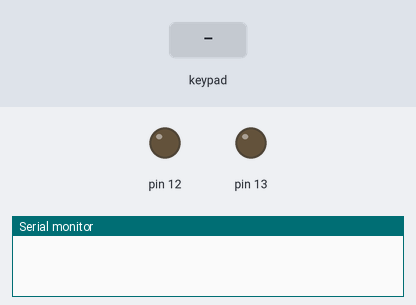
A sketch run on a simulated Arduino Uno, built with avr-gcc and run on an emulated ATmega328P. Shown: output pins drawn as LEDs (lit = HIGH), the last lines printed to the serial monitor. Dashed ring = blinking. Inputs (shaded band) come from the test bench.

Above: at 1.2 s.
1.3 s: key '1' pressed
At 3.3 s:
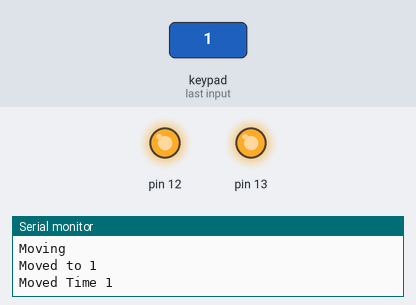
3.8 s: keypad keys 2 3 4 5 D pressed 0.4 s apart
At 5.85 s:
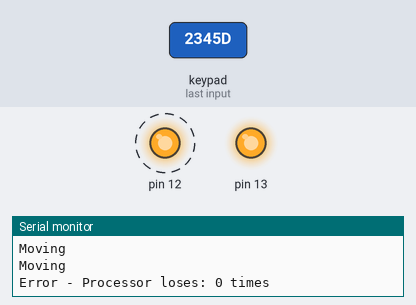
7.3 s: key '2' pressed
At 7.8 s:
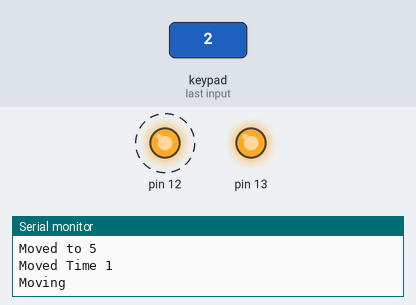
10.3 s: key '3' pressed
At 12.4 s:
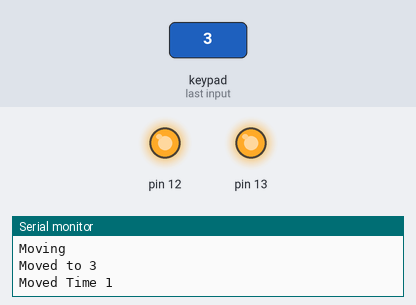
Timing chart, 0 to 12.8 s (numbered marks = the images above; inputs shaded):
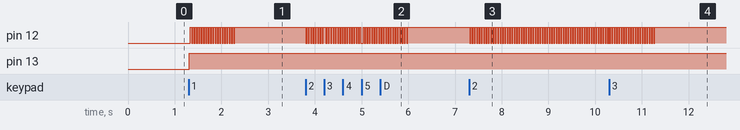

Measured:
- after the input at 1.3 s, pin 12: alternates HIGH for 0.02 s and LOW for 0.03 s, 39 changes in all, then stays HIGH, starting at once; pin 13: LOW → HIGH at once
- after the input at 3.8 s, pin 12: alternates HIGH for 0.03 s and LOW for 0.02 s, 86 changes in all, then stays HIGH, starting at once
- after the input at 7.3 s, pin 12: alternates HIGH for 0.02 s and LOW for 0.03 s, starting at once
- after the input at 10.3 s, pin 12: goes on until 11.3 s, then stays HIGH

The sketch:

step_motor_driver_control_touch.ino
```cpp
#include <Chrono.h>
#include <TimeLib.h>
#include <Keypad.h>

long gcd(long a, long b){
    if(a % b == 0) return b;
    return gcd(b, a % b);
}

long lcm(long a, long b){
    long c = gcd(a, b);
    long a_ = a / c;
    long b_ = b / c;
    return a_ * b_ * c;
}

class Fraction{
    public:
        long numerator;
        long denominator;
        Fraction(long n, long d = 1){
            long g = gcd(n, d);
            numerator = n / g;
            denominator = d / g;
            if(denominator < 0){
                numerator = -numerator;
                denominator = -denominator;
            }
        }

        // Addition
        Fraction operator+(const Fraction & other) const{
            long num = numerator * other.denominator + other.numerator * denominator;
            long den = denominator * other.denominator;
            return Fraction(num, den);
        }

        Fraction operator+(long other) const{
            return *this + Fraction(other);
        }

        friend Fraction operator+(long lhs, const Fraction& rhs){
            return rhs + lhs;
        }

        // Negation
        Fraction operator-() const {
            return Fraction(-numerator, denominator);
        }

        // Subtraction
        Fraction operator-(const Fraction& other) const {
            return *this + (-other);
        }

        Fraction operator-(long other) const {
            return *this - Fraction(other);
        }

        friend Fraction operator-(long lhs, const Fraction& rhs) {
            return -rhs + lhs;
        }

        // Multiplication
    Fraction operator*(const Fraction& other) const {
        long num = numerator * other.numerator;
        long den = denominator * other.denominator;
        return Fraction(num, den);
    }

    Fraction operator*(long other) const {
        return *this * Fraction(other);
    }

    friend Fraction operator*(long lhs, const Fraction& rhs) {
        return rhs * lhs;
    }

    // Division
    Fraction operator/(const Fraction& other) const {
        return *this * Fraction(other.denominator, other.numerator);
    }

    Fraction operator/(long other) const {
        return Fraction(numerator, denominator * other);
    }

    friend Fraction operator/(long lhs, const Fraction& rhs) {
        return Fraction(lhs) / rhs;
    }

    // Equality
    bool operator==(const Fraction& other) const {
        return numerator == other.numerator && denominator == other.denominator;
    }

    bool operator==(long other) const {
        return *this == Fraction(other);
    }

    friend bool operator==(long lhs, const Fraction& rhs) {
        return rhs == lhs;
    }

    // Inequality
    bool operator!=(const Fraction& other) const {
        return !(*this == other);
    }

    bool operator!=(long other) const {
        return !(*this == other);
    }

    friend bool operator!=(long lhs, const Fraction& rhs) {
        return !(rhs == lhs);
    }

    // Less than
    bool operator<(const Fraction& other) const {
        return numerator * other.denominator < denominator * other.numerator;
    }

    bool operator<(long other) const {
        return *this < Fraction(other);
    }

    friend bool operator<(long lhs, const Fraction& rhs) {
        return Fraction(lhs) < rhs;
    }

    // Less than or equal
    bool operator<=(const Fraction& other) const {
        return *this == other || *this < other;
    }

    bool operator<=(long other) const {
        return *this <= Fraction(other);
    }

    friend bool operator<=(long lhs, const Fraction& rhs) {
        return Fraction(lhs) <= rhs;
    }

    // Greater than
    bool operator>(const Fraction& other) const {
        return !(*this <= other);
    }

    bool operator>(long other) const {
        return *this > Fraction(other);
    }

    friend bool operator>(long lhs, const Fraction& rhs) {
        return Fraction(lhs) > rhs;
    }

    // Greater than or equal
    bool operator>=(const Fraction& other) const {
        return !(*this < other);
    }

    bool operator>=(long other) const {
        return *this >= Fraction(other);
    }

    friend bool operator>=(long lhs, const Fraction& rhs) {
        return Fraction(lhs) >= rhs;
    }

    double to_double() const {
        return (double) numerator / denominator;
    }

    void serial_print() const{
      Serial.print(numerator);
      if(denominator != 1){
        Serial.print("/");
        Serial.print(denominator);
      }
    }
};


using namespace std;

class StepMotor{
  private:
    bool mot = 0;
    Fraction time_delay = Fraction(0);
    Fraction time_move = Fraction(0);
    long tick_from_rot = 0;
    long tick_target = 0; // how much to tick
    int target_num = 0; // target number to move
    long reset_time = 100;
    int error_count = 0;
  public:
    long stride_num = 400;
    bool is_rotating = 0;
    int step_pin;
    int dir_pin;
    Fraction speed;
    void calculate_time_delay();
    void Start(int target = -1);
    void Stop();
    void Update_Speed(Fraction sp);
    void Calc();
    void Error_Print();
    Chrono chrono;
    StepMotor(int step, int dir): step_pin(step), dir_pin(dir), speed(Fraction(0)){calculate_time_delay(); pinMode(step, OUTPUT); pinMode(dir, OUTPUT);}
};

void StepMotor::Calc(){
  Fraction time = Fraction(chrono.elapsed(), 1000);
  if(time > time_move && is_rotating){
    if(mot) digitalWrite(step_pin, HIGH);
    else digitalWrite(step_pin, LOW);
    if(speed > 0) digitalWrite(dir_pin, HIGH);
    else digitalWrite(dir_pin, LOW);
    mot = !mot;
    time_move = time_move + time_delay;
    tick_from_rot += 1;

    /*if(tick_from_rot % 40 == 0){
      time.serial_print();
      Serial.print(" ");
      time_move.serial_print();
      Serial.print(" ");
      time_delay.serial_print();
      Serial.println();
    }*/ //for check
    if(tick_from_rot >= tick_target){
      Stop();
      Serial.println((String) "Moved to " + target_num);
      Serial.print("Moved Time ");
      time_move.serial_print();
      Serial.println();
    }
    if(time > time_move){Serial.println("Excedeed the time"); error_count += 1;} // if we set motor too fast, process would waste some ticks
  }

  if(time > reset_time){ //we set denominator & numerator as long(32bit), so if exceeded, reset it
    time = time - reset_time;
    chrono.restart((long)((time * 1000).to_double()));
    time_move = time_move - reset_time;
  }
}
void StepMotor::calculate_time_delay(){
  if(speed == 0) time_delay = Fraction(0);
  else{
    time_delay = speed / Fraction(stride_num);
  }
}

void StepMotor::Start(int target = -1){
  chrono.restart(0);
  time_move = 0;
  tick_from_rot = 0;
  is_rotating = 1;
  if(target != -1){
    int need_move = (target - target_num); //how much need to move(in num)
    if(need_move == 0) is_rotating = 0;
    else if(need_move < 0) need_move += 10;
    tick_target = stride_num / 10 * need_move; //how much need to move(in tick)
    target_num = target;
  }
  else{
    tick_target = -1;
  }
  if(is_rotating == 1) Serial.println("Moving");
}
void StepMotor::Stop(){
  is_rotating = 0;
}
void StepMotor::Update_Speed(Fraction sp){
  speed = sp;
  calculate_time_delay();
}

void StepMotor::Error_Print(){
  Serial.println((String) "Error - Processor loses: " + error_count + " times");
}


StepMotor motor1(12, 13); // Step Motor Initialization
int check = 0;
// Keypad Initialization
const byte ROWS = 4;
const byte COLS = 4;
char hexaKeys[ROWS][COLS] = {
  {'1', '2', '3', 'A'},
  {'4', '5', '6', 'B'},
  {'7', '8', '9', 'C'},
  {'*', '0', '#', 'D'}
};
byte rowPins[ROWS] = {2, 3, 4, 5};
byte colPins[COLS] = {6, 7, 8, 9};
Keypad customKeypad = Keypad(makeKeymap(hexaKeys), rowPins, colPins, ROWS, COLS);

void setup() {
  // put your setup code here, to run once:
  motor1.Update_Speed(Fraction(10)); // 10 sec for 1 rotation
  Serial.begin(9600); // Serial Start
}


void loop() {
  // put your main code here, to run repeatedly:
  char input = customKeypad.getKey(); //get key from touch board
  motor1.Calc(); // Every calc needed for single loop
  check += 1; // check duration(Not needed now)
  if(check % 10000 == 0) check = 0; // Some errors exceeding int
  if (input){
    if(input == 'D') motor1.Error_Print(); //Press D for Errors
    if('0' <= input && input <= '9'){ //Press Number
      int num = input - '0';
      motor1.Start(num); // Move StepMotor to the num
    }
  }
}
```

step_motor_driver_use_fraction.ino
```cpp
// #include <Chrono.h>
// #include <TimeLib.h>

// long gcd(long a, long b){
//     if(a % b == 0) return b;
//     return gcd(b, a % b);
// }

// long lcm(long a, long b){
//     long c = gcd(a, b);
//     long a_ = a / c;
//     long b_ = b / c;
//     return a_ * b_ * c;
// }

// class Fraction{
//     public:
//         long numerator;
//         long denominator;
//         Fraction(long n, long d = 1){
//             long g = gcd(n, d);
//             numerator = n / g;
//             denominator = d / g;
//             if(denominator < 0){
//                 numerator = -numerator;
//                 denominator = -denominator;
//             }
//         }

//         // Addition
//         Fraction operator+(const Fraction & other) const{
//             long num = numerator * other.denominator + other.numerator * denominator;
//             long den = denominator * other.denominator;
//             return Fraction(num, den);
//         }

//         Fraction operator+(long other) const{
//             return *this + Fraction(other);
//         }

//         friend Fraction operator+(long lhs, const Fraction& rhs){
//             return rhs + lhs;
//         }

//         // Negation
//         Fraction operator-() const {
//             return Fraction(-numerator, denominator);
//         }

//         // Subtraction
//         Fraction operator-(const Fraction& other) const {
//             return *this + (-other);
//         }

//         Fraction operator-(long other) const {
//             return *this - Fraction(other);
//         }

//         friend Fraction operator-(long lhs, const Fraction& rhs) {
//             return -rhs + lhs;
//         }

//         // Multiplication
//     Fraction operator*(const Fraction& other) const {
//         long num = numerator * other.numerator;
//         long den = denominator * other.denominator;
//         return Fraction(num, den);
//     }

//     Fraction operator*(long other) const {
//         return *this * Fraction(other);
//     }

//     friend Fraction operator*(long lhs, const Fraction& rhs) {
//         return rhs * lhs;
//     }

//     // Division
//     Fraction operator/(const Fraction& other) const {
//         return *this * Fraction(other.denominator, other.numerator);
//     }

//     Fraction operator/(long other) const {
//         return Fraction(numerator, denominator * other);
//     }

//     friend Fraction operator/(long lhs, const Fraction& rhs) {
//         return Fraction(lhs) / rhs;
//     }

//     // Equality
//     bool operator==(const Fraction& other) const {
//         return numerator == other.numerator && denominator == other.denominator;
//     }

//     bool operator==(long other) const {
//         return *this == Fraction(other);
//     }

//     friend bool operator==(long lhs, const Fraction& rhs) {
//         return rhs == lhs;
//     }

//     // Inequality
//     bool operator!=(const Fraction& other) const {
//         return !(*this == other);
//     }

//     bool operator!=(long other) const {
//         return !(*this == other);
//     }

//     friend bool operator!=(long lhs, const Fraction& rhs) {
//         return !(rhs == lhs);
//     }

//     // Less than
//     bool operator<(const Fraction& other) const {
//         return numerator * other.denominator < denominator * other.numerator;
//     }

//     bool operator<(long other) const {
//         return *this < Fraction(other);
//     }

//     friend bool operator<(long lhs, const Fraction& rhs) {
//         return Fraction(lhs) < rhs;
//     }

//     // Less than or equal
//     bool operator<=(const Fraction& other) const {
//         return *this == other || *this < other;
//     }

//     bool operator<=(long other) const {
//         return *this <= Fraction(other);
//     }

//     friend bool operator<=(long lhs, const Fraction& rhs) {
//         return Fraction(lhs) <= rhs;
//     }

//     // Greater than
//     bool operator>(const Fraction& other) const {
//         return !(*this <= other);
//     }

//     bool operator>(long other) const {
//         return *this > Fraction(other);
//     }

//     friend bool operator>(long lhs, const Fraction& rhs) {
//         return Fraction(lhs) > rhs;
//     }

//     // Greater than or equal
//     bool operator>=(const Fraction& other) const {
//         return !(*this < other);
//     }

//     bool operator>=(long other) const {
//         return *this >= Fraction(other);
//     }

//     friend bool operator>=(long lhs, const Fraction& rhs) {
//         return Fraction(lhs) >= rhs;
//     }

//     double to_double() const {
//         return (double) numerator / denominator;
//     }

//     void serial_print() const{
//       Serial.print(numerator);
//       Serial.print("/");
//       Serial.print(denominator);
//     }
// };


// using namespace std;

// class StepMotor{
//   private:
//     bool mot = 0;
//     Fraction time_delay = Fraction(0);
//     Fraction time_move = Fraction(0);
//     long tick_from_rot = 0;
//     long reset_time = 100;
//     int error_count = 0;
//   public:
//     long stride_num = 400;
//     bool is_rotating = 0;
//     int step_pin;
//     int dir_pin;
//     Fraction speed;
//     void calculate_time_delay();
//     void Start();
//     void Stop();
//     void Speed(Fraction sp);
//     void calc();
//     void error_print();
//     Chrono chrono;
//     StepMotor(int step, int dir): step_pin(step), dir_pin(dir), speed(Fraction(0)){calculate_time_delay(); pinMode(step, OUTPUT); pinMode(dir, OUTPUT);}
// };

// void StepMotor::calc(){
//   Fraction time = Fraction(chrono.elapsed(), 1000);
//   if(time > time_move && is_rotating){
//     if(mot) digitalWrite(step_pin, HIGH);
//     else digitalWrite(step_pin, LOW);
//     if(speed > 0) digitalWrite(dir_pin, HIGH);
//     else digitalWrite(dir_pin, LOW);
//     mot = !mot;
//     time_move = time_move + time_delay;
//     tick_from_rot += 1;

//     /*if(tick_from_rot % 40 == 0){
//       time.serial_print();
//       Serial.print(" ");
//       time_move.serial_print();
//       Serial.print(" ");
//       time_delay.serial_print();
//       Serial.println();
//     }*/ //for check
//     if(time > time_move){Serial.println("Excedeed the time"); error_count += 1;} // if we set motor too fast, processor would not make it
//   }

//   if(time > reset_time){ //we set denominator & numerator as long(32bit), so if exceeded, reset it
//     time = time - reset_time;
//     chrono.restart((long)((time * 1000).to_double()));
//     time_move = time_move - reset_time;
//   }
// }
// void StepMotor::calculate_time_delay(){
//   if(speed == 0) time_delay = Fraction(0);
//   else{
//     time_delay = speed / Fraction(stride_num);
//   }
// }

// void StepMotor::Start(){
//   time_move = Fraction(chrono.elapsed(), 1000);
//   tick_from_rot = 0;
//   is_rotating = 1;
// }
// void StepMotor::Stop(){
//   is_rotating = 0;
// }
// void StepMotor::Speed(Fraction sp){
//   speed = sp;
//   calculate_time_delay();
// }

// void StepMotor::error_print(){
//   Serial.println((String) "Error - Processor loses: " + error_count + " times\n");
// }


// StepMotor motor1(12, 13);
// int check = 0;
// void setup() {
//   // put your setup code here, to run once:
//   motor1.Start();
//   motor1.Speed(Fraction(10)); // 60/8 sec for 1 rotation
//   Serial.begin(9600);
// }


// void loop() {
//   // put your main code here, to run repeatedly:
//   motor1.calc();
//   check += 1;
//   if(check % 1000000 == 0) check = 0;
//   if(check % 1000 == 0 && Serial.available()){
//       char input = Serial.read();
//       if(input == 'e') motor1.error_print();
//   }
// }
```
